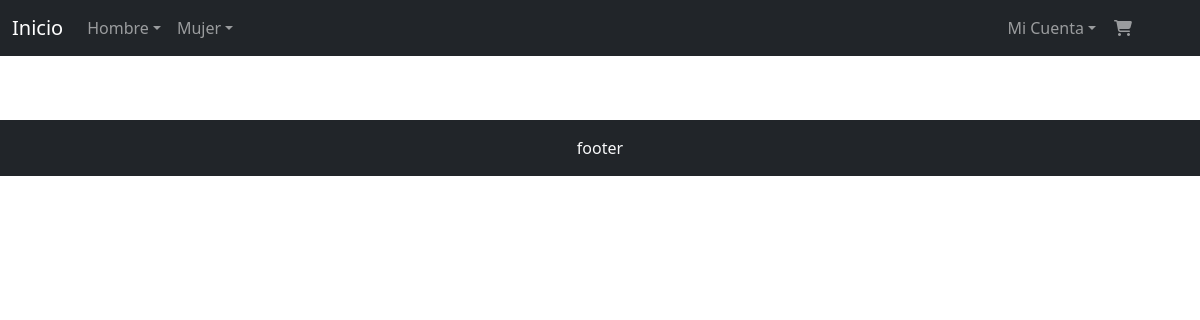
/productosmujer, run on an earlier commit of the app's database.
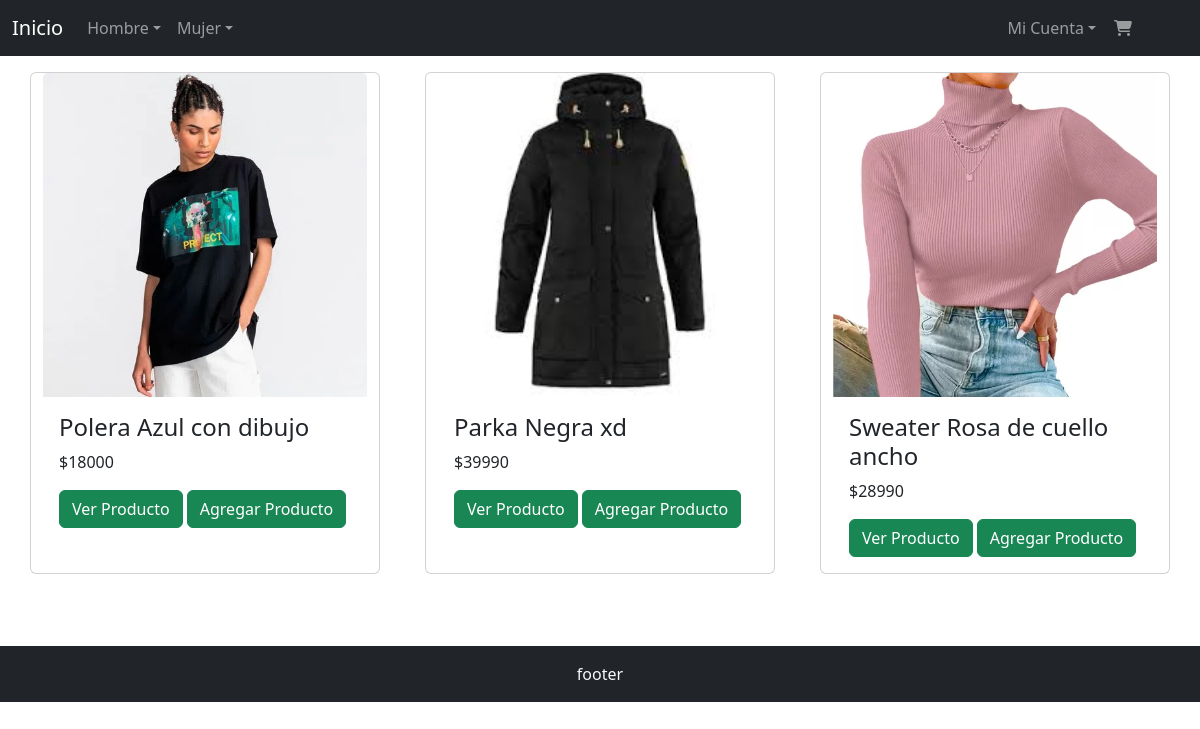
And on a later commit of the database.
### aplicacion/models.py (models this page shows, shortened)
class Producto(models.Model):
    nombre=models.CharField(max_length=50)
    marca=models.ForeignKey(Marca, on_delete=models.PROTECT, null=True)
    categoria=models.ForeignKey(Categoria, on_delete=models.PROTECT, null=True)
    descripcion=models.TextField(max_length=300)
    precio=models.IntegerField()
    stock=models.IntegerField(validators=[MinValueValidator(0)])
    genero=models.CharField(null=True, max_length=1, choices=genero_choices)
    imagen=models.ImageField(upload_to="productos")

class Categoria(models.Model):
    id=models.IntegerField(primary_key=True, validators=[MinValueValidator(1)])
    nombre=models.CharField(max_length=50)
    def __str__(self):
        return self.nombre

### aplicacion/views.py (the view)
# urls.py: path('productosmujer' , productos_mujer, name="productosmujer"),
def productos_mujer(request):
    productos= Producto.objects.filter(genero="F")
    contexto={
        'productos': productos
    }
    return render(request, 'aplicacion/producto_mujer/productos_mujer.html', contexto)

### carro/context_processor.py (called while the page is built)
def importe_total_carro(request):
    total = 0
    if request.user.is_authenticated:
        carro = request.session.get("carro", {})
        for key, value in carro.items():
            precio = float(value.get("precio", 0))
            total += precio
    return {"importe_total_carro": total}

### aplicacion/templates/aplicacion/producto_mujer/productos_mujer.html
{% extends 'aplicacion/base.html' %}
{% load static %}
{% block contenido %}
<div class="mt-3">
<div class="row d-flex justify-content-between">
{% for p in productos %}
<div class="col-4 card mb-4 " style="width:350px">
    <img class="card-img-top" src="{{ p.imagen.url }}" alt="Card image">
    <div class="card-body">
        <h4 class="card-title">{{ p.categoria }} {{ p.nombre }}</h4>
        <p class="card-text">${{p.precio }}</p>
        <a href="{% url 'verproducto' p.id %}" class="btn btn-success">Ver Producto</a>
        <a href="{% url 'carro:agregar' p.id %}" class="btn btn-success">Agregar Producto</a>
    </div>
</div>
{% endfor %}
</div>
</div>
{% endblock contenido %}

What changed in the data, as far as the page shows it:
added Producto: imagen (picture), categoria "Polera", nombre "Azul con dibujo", precio "18000"
added Producto: imagen (picture), categoria "Parka", nombre "Negra xd", precio "39990"
added Producto: imagen (picture), categoria "Sweater", nombre "Rosa de cuello ancho", precio "28990"
